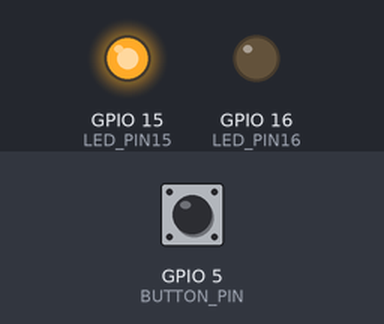
A program run on a simulated Raspberry Pi (BCM pin numbers). Shown: output pins drawn as LEDs (lit = HIGH). Dashed ring = blinking. Inputs (shaded band) come from the test bench; at power-on: GPIO 5 (BUTTON_PIN) LOW.

Above: at 1.2 s.
1.3 s: GPIO 5 (BUTTON_PIN) pulled HIGH for 0.15 s
At 2.3 s:
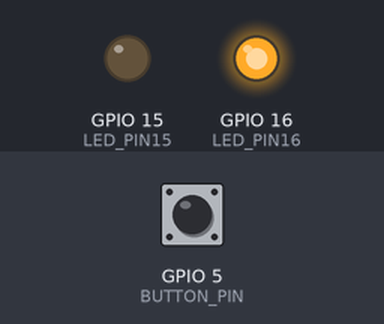
4.4 s: GPIO 5 (BUTTON_PIN) pulled HIGH for 1 s
At 6.1 s:
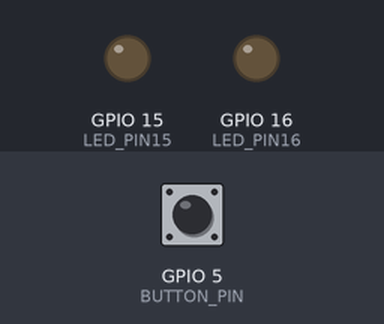
7.9 s: GPIO 5 (BUTTON_PIN) pulled HIGH for 3.2 s
At 8.9 s:
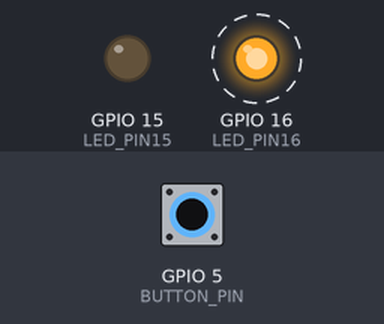
Timing chart, 0 to 13.4 s (numbered marks = the images above; inputs shaded):
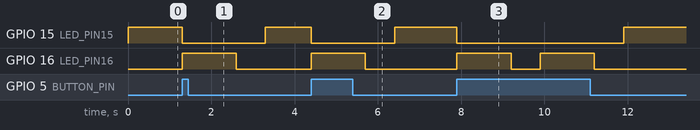

The program:

main.py
```python
import RPi.GPIO as GPIO
import time


LED_PIN16 = 16
LED_PIN15 = 15
BUTTON_PIN = 5

GPIO.setmode(GPIO.BCM)
GPIO.setup(LED_PIN16, GPIO.OUT)
GPIO.setup(LED_PIN15, GPIO.OUT)
GPIO.setup(BUTTON_PIN, GPIO.IN, GPIO.PUD_DOWN)

while True:
    buttonState = GPIO.input(BUTTON_PIN)

    if buttonState == GPIO.HIGH:
        GPIO.output(LED_PIN15, GPIO.LOW)
        GPIO.output(LED_PIN16, GPIO.HIGH)
        time.sleep(1.3)
        GPIO.output(LED_PIN16, GPIO.LOW)
        time.sleep(0.7)
    else:
        GPIO.output(LED_PIN15, GPIO.HIGH)
```

Measured:
- after the input at 1.3 s, GPIO 15 (LED_PIN15): HIGH → LOW at once, → HIGH 2.0 s later; GPIO 16 (LED_PIN16): LOW → HIGH at once, → LOW 1.3 s later
- after the input at 4.4 s, GPIO 15 (LED_PIN15): HIGH → LOW at once, → HIGH 2.0 s later; GPIO 16 (LED_PIN16): LOW → HIGH at once, → LOW 1.3 s later
- after the input at 7.9 s, GPIO 15 (LED_PIN15): HIGH → LOW at once, → HIGH 4.0 s later; GPIO 16 (LED_PIN16): alternates HIGH for 1.3 s and LOW for 0.70 s, 4 changes in all, then stays LOW, starting at once
